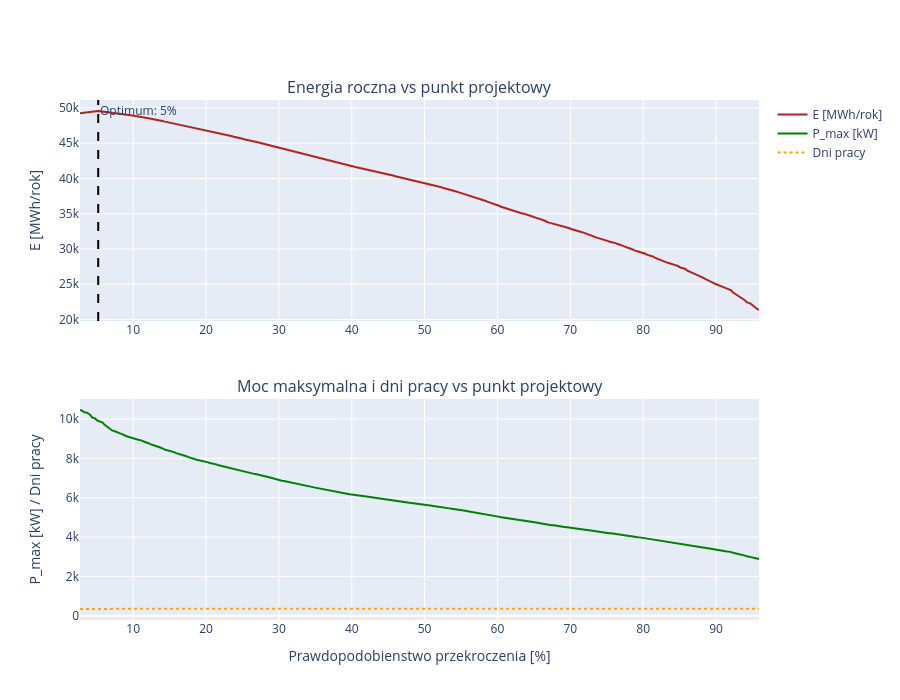

Notebook cell for this chart:
### Code cell
# Wykres: energia roczna i moc vs procent przekroczenia
fig = make_subplots(rows=2, cols=1,
    subplot_titles=['Energia roczna vs punkt projektowy',
                    'Moc maksymalna i dni pracy vs punkt projektowy'],
    vertical_spacing=0.15)

fig.add_trace(go.Scatter(
    x=df_opt['install_pct'], y=df_opt['E_MWh'],
    mode='lines', line=dict(color='firebrick', width=2), name='E [MWh/rok]',
), row=1, col=1)
fig.add_vline(x=best['install_pct'], line_dash='dash', line_color='black',
    annotation_text=f'Optimum: {best["install_pct"]:.0f}%', row=1, col=1)

fig.add_trace(go.Scatter(
    x=df_opt['install_pct'], y=df_opt['P_max_kW'],
    mode='lines', line=dict(color='green', width=2), name='P_max [kW]',
), row=2, col=1)
fig.add_trace(go.Scatter(
    x=df_opt['install_pct'], y=df_opt['days_operating'],
    mode='lines', line=dict(color='orange', width=2, dash='dot'), name='Dni pracy',
), row=2, col=1)

fig.update_xaxes(title_text='Prawdopodobienstwo przekroczenia [%]', row=2, col=1)
fig.update_yaxes(title_text='E [MWh/rok]', row=1, col=1)
fig.update_yaxes(title_text='P_max [kW] / Dni pracy', row=2, col=1)
fig.update_layout(height=700, hovermode='x unified')
fig.show()

### Figure 1 — Plotly figure (JSON) as saved in the notebook; plotly's stock layout.template omitted (floating-point values rounded to 4 significant figures; data arrays with more than 128 entries replaced by an {"elided": "..."} marker saying what was removed)
{"data": [{"line": {"color": "firebrick", "width": 2}, "mode": "lines", "name": "E [MWh/rok]", "type": "scatter", "x": {"elided": "341 float values"}, "xaxis": "x", "y": {"elided": "341 float values"}, "yaxis": "y"}, {"line": {"color": "green", "width": 2}, "mode": "lines", "name": "P_max [kW]", "type": "scatter", "x": {"elided": "341 float values"}, "xaxis": "x2", "y": {"elided": "341 float values"}, "yaxis": "y2"}, {"line": {"color": "orange", "dash": "dot", "width": 2}, "mode": "lines", "name": "Dni pracy", "type": "scatter", "x": {"elided": "341 float values"}, "xaxis": "x2", "y": {"elided": "341 int values"}, "yaxis": "y2"}], "layout": {"annotations": [{"font": {"size": 16}, "showarrow": false, "text": "Energia roczna vs punkt projektowy", "x": 0.5, "xanchor": "center", "xref": "paper", "y": 1, "yanchor": "bottom", "yref": "paper"}, {"font": {"size": 16}, "showarrow": false, "text": "Moc maksymalna i dni pracy vs punkt projektowy", "x": 0.5, "xanchor": "center", "xref": "paper", "y": 0.425, "yanchor": "bottom", "yref": "paper"}, {"showarrow": false, "text": "Optimum: 5%", "x": 5.2, "xanchor": "left", "xref": "x", "y": 1, "yanchor": "top", "yref": "y domain"}], "height": 700, "hovermode": "x unified", "shapes": [{"line": {"color": "black", "dash": "dash"}, "type": "line", "x0": 5.2, "x1": 5.2, "xref": "x", "y0": 0, "y1": 1, "yref": "y domain"}], "xaxis": {"anchor": "y", "domain": [0, 1]}, "xaxis2": {"anchor": "y2", "domain": [0, 1], "title": {"text": "Prawdopodobienstwo przekroczenia [%]"}}, "yaxis": {"anchor": "x", "domain": [0.575, 1], "title": {"text": "E [MWh/rok]"}}, "yaxis2": {"anchor": "x2", "domain": [0, 0.425], "title": {"text": "P_max [kW] / Dni pracy"}}}}
